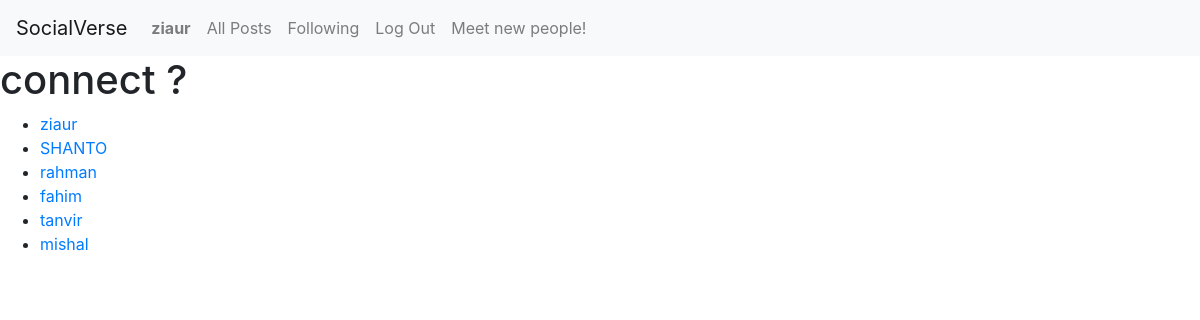
The page /all_users (signed in) on the database its author committed.
### network/models.py (models this page shows)
class User(AbstractUser):
    pass

### network/views.py (the view)
# urls.py: path('all_users', views.all_users, name='all_users'),
def all_users(request):
    users = User.objects.all()
    return render(request, 'all_users.html', {'users': users})
    posts = Post.objects.all().order_by('-post_date')
    return render(request, 'all_posts.html', {'posts': posts})

### network/templates/all_users.html (shortened to what this page needs)
{% extends "network/layout.html" %}
{% block body %}
<h1>connect ?</h1>
<ul>
{% for user in users %}
    <li>
        <a href="{% url 'profile' username=user.username %}">{{ user.username }}</a>
    </li>
{% endfor %}
</ul>
{% endblock %}

### network/templates/network/layout.html (shortened to what this page needs)
{% load static %}
<!DOCTYPE html>
<html lang="en">
    <head>
        <link rel="stylesheet" href="https://stackpath.bootstrapcdn.com/bootstrap/4.4.1/css/bootstrap.min.css">
        <link href="{% static 'network/styles.css' %}" rel="stylesheet">
    </head>
    <body>
        <nav class="navbar navbar-expand-lg navbar-light bg-light">
            <a class="navbar-brand" href="{% url 'index' %}">SocialVerse</a>
            <div>
              <ul class="navbar-nav mr-auto">
                {% if user.is_authenticated %}
                    <li class="nav-item">
                        <a class="nav-link" href="{% url 'profile' user.username %}"><strong>{{ user.username }}</strong></a>
                    </li>
                {% endif %}
                <li class="nav-item">
                  <a class="nav-link" href="{% url 'allPosts' %}">All Posts</a>
                </li>
                {% if user.is_authenticated %}
                    <li class="nav-item">
                        <a class="nav-link" href="{% url 'following_posts' %}">Following</a>
                    </li>
                    <li class="nav-item">
                        <a class="nav-link" href="{% url 'logout' %}">Log Out</a>
                    </li>
                    <li class="nav-item">
                        <a class="nav-link" href="{% url 'all_users' %}">Meet new people!</a>
                    </li>
                {% endif %}
              </ul>
            </div>
          </nav>
        <div class="body">
            {% block body %}
            {% endblock %}
        </div>
    </body>
</html>

### rows shown on the page
User: username "ziaur"
User: username "SHANTO"
User: username "rahman"
User: username "fahim"
User: username "tanvir"
User: username "mishal"
